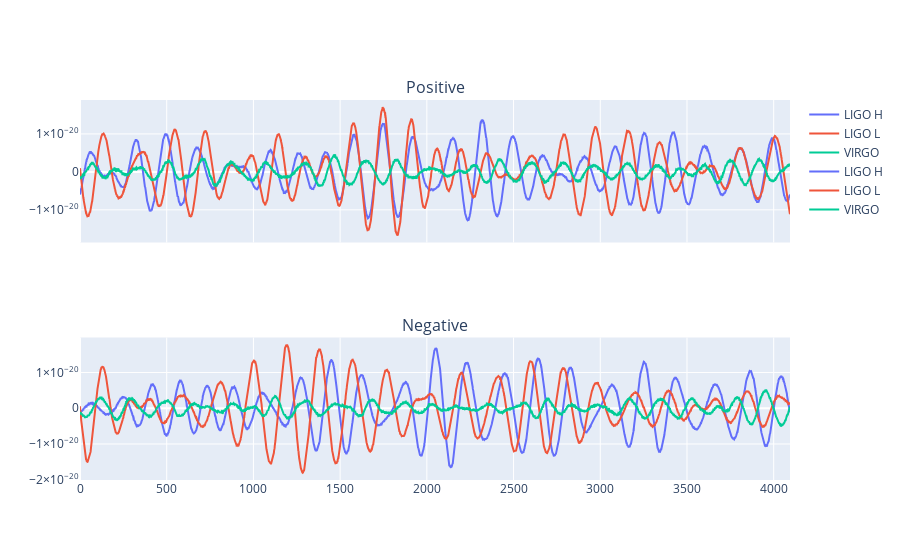

Here is the notebook cell this chart was saved with:
### Code cell
#for convenience while exploring
path_pos_0 = train_pathnames[positive_index[0]]
path_neg_0 = train_pathnames[negative_index[0]]
plot_amplitude_time([read_file_timeseries(path_pos_0), read_file_timeseries(path_neg_0)], ['Positive', 'Negative'])

### Figure 1 — Plotly figure (JSON) as saved in the notebook; plotly's stock layout.template omitted (floating-point values rounded to 4 significant figures; data arrays with more than 128 entries replaced by an {"elided": "..."} marker saying what was removed)
{"data": [{"line": {"color": "#636EFA"}, "name": "LIGO H", "type": "scatter", "x": {"elided": "4095 int values"}, "xaxis": "x", "y": {"elided": "4096 float values"}, "yaxis": "y"}, {"line": {"color": "#EF553B"}, "name": "LIGO L", "type": "scatter", "x": {"elided": "4095 int values"}, "xaxis": "x", "y": {"elided": "4096 float values"}, "yaxis": "y"}, {"line": {"color": "#00CC96"}, "name": "VIRGO", "type": "scatter", "x": {"elided": "4095 int values"}, "xaxis": "x", "y": {"elided": "4096 float values"}, "yaxis": "y"}, {"line": {"color": "#636EFA"}, "name": "LIGO H", "type": "scatter", "x": {"elided": "4095 int values"}, "xaxis": "x2", "y": {"elided": "4096 float values"}, "yaxis": "y2"}, {"line": {"color": "#EF553B"}, "name": "LIGO L", "type": "scatter", "x": {"elided": "4095 int values"}, "xaxis": "x2", "y": {"elided": "4096 float values"}, "yaxis": "y2"}, {"line": {"color": "#00CC96"}, "name": "VIRGO", "type": "scatter", "x": {"elided": "4095 int values"}, "xaxis": "x2", "y": {"elided": "4096 float values"}, "yaxis": "y2"}], "layout": {"annotations": [{"font": {"size": 16}, "showarrow": false, "text": "Positive", "x": 0.5, "xanchor": "center", "xref": "paper", "y": 1, "yanchor": "bottom", "yref": "paper"}, {"font": {"size": 16}, "showarrow": false, "text": "Negative", "x": 0.5, "xanchor": "center", "xref": "paper", "y": 0.375, "yanchor": "bottom", "yref": "paper"}], "xaxis": {"anchor": "y", "domain": [0, 1], "matches": "x2", "showticklabels": false}, "xaxis2": {"anchor": "y2", "domain": [0, 1]}, "yaxis": {"anchor": "x", "domain": [0.625, 1]}, "yaxis2": {"anchor": "x2", "domain": [0, 0.375]}}}
